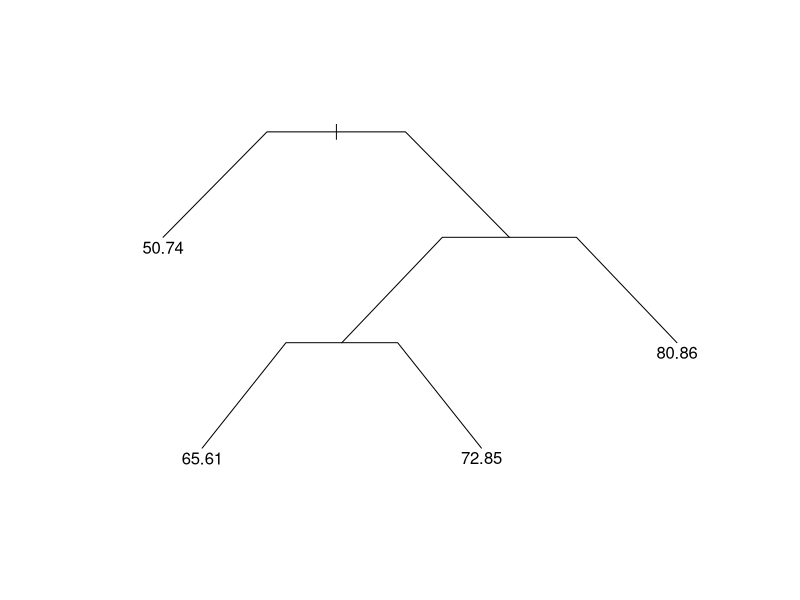

R code for this plot:
require(rpart)
swiss_rpart <- rpart(Fertility ~ Agriculture + Education + Catholic, data = swiss)
plot(swiss_rpart, uniform = TRUE, branch = 0.4, compress=TRUE, margin=0.109) # try some different plot options
text(swiss_rpart,splits=FALSE) # try some different text options
